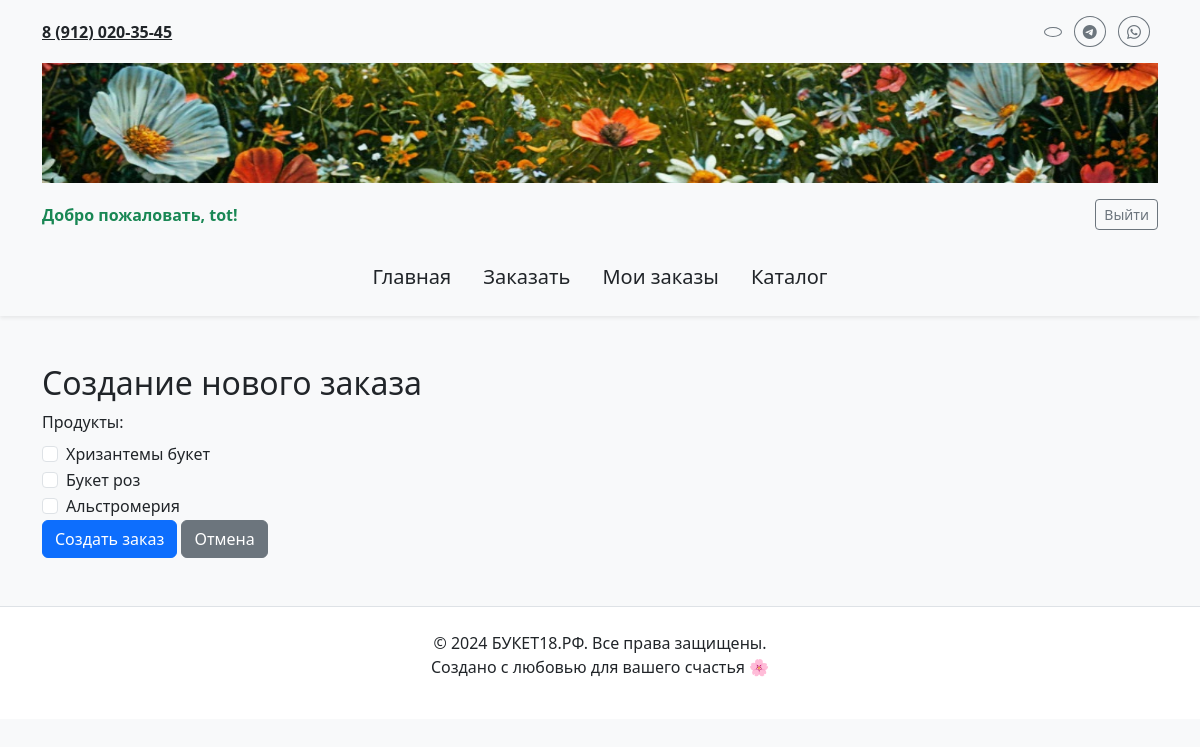
Page /create_order/ (signed in) on the committed database.
### main/models.py (models this page shows, shortened)
class CustomUser(AbstractUser):
    phone_number = models.CharField(max_length=15, blank=True, null=True)
    class Meta:
        verbose_name = "Пользователь"
        verbose_name_plural = "Пользователи"

class Product(models.Model):
    name = models.CharField(max_length=255)
    price = models.DecimalField(max_digits=10, decimal_places=2)
    image = models.ImageField(upload_to='products/', null=True, blank=True)
    class Meta:
        verbose_name = "Продукт"
        verbose_name_plural = "Продукты"

### main/views.py (the view)
# urls.py: path('create_order/', views.create_order, name='create_order'),
def create_order(request):
    if not request.user.is_authenticated:
        return HttpResponseForbidden("Вы должны быть авторизованы для создания заказа.")
    user = request.user
    customer, created = Customer.objects.get_or_create(
        email=user.email,
        defaults={'name': user.username, 'phone': user.phone_number}
    )
    order = None
    if 'order_id' in request.GET:
        order = get_object_or_404(Order, id=request.GET['order_id'])
    if request.method == 'POST':
        print("POST Data:", request.POST)  # Отладка
        form = OrderForm(request.POST, instance=order)
        if form.is_valid():
            order = form.save(commit=False)
            order.user = user
            order.customer = customer
            if not order.id:
                order.status = 'PENDING'  # Исправляем на верхний регистр
            order.save()
            selected_products = request.POST.getlist('products')  # Получаем список ID
            order.products.set(selected_products)  # Привязываем продукты к заказу
            print("Selected Products:", selected_products)  # Отладка
            return redirect('order_list')
        else:
            print("Form Errors:", form.errors)  # Отладка ошибок
    else:
        form = OrderForm(instance=order)
    products_with_images = Product.objects.all()
    selected_products = order.products.values_list('id', flat=True) if order else []
    return render(request, 'main/create_order.html', {
        'form': form,
        'products_with_images': products_with_images,
        'selected_products': selected_products,
    })

### main/forms.py
class OrderForm(forms.ModelForm):
    class Meta:
        model = Order
        fields = ['status', 'products']
        widgets = {
            'products': forms.CheckboxSelectMultiple(),
        }
        labels = {
            'products': 'Продукты',
            'status': 'Статус заказа',
        }
    def __init__(self, *args, **kwargs):
        super().__init__(*args, **kwargs)
        if not self.instance.pk:  # Если создаем новый заказ
            self.fields['status'].initial = 'PENDING'  # Исправляем регистр

### main/templates/main/create_order.html (shortened to what this page needs)
{% extends 'main/layoute.html' %}
{% block content %}
<h2>
    {% if form.instance.id %}
        Редактирование заказа #{{ form.instance.id }}
    {% else %}
        Создание нового заказа
    {% endif %}
</h2>
<form method="post">
    <div class="order-container">
        <div class="product-list">
            <label for="products" class="form-label">Продукты:</label>
            {% for product in products_with_images %}
                <div class="form-check">
                    <input type="checkbox" id="product_{{ product.id }}" name="products" value="{{ product.id }}"
                           class="form-check-input"
                           onchange="togglePreview(this, '{{ product.image.url }}')">
                    <label class="form-check-label" for="product_{{ product.id }}">
                        {{ product.name }}
                    </label>
                </div>
            {% endfor %}
        </div>
    </div>
    <button type="submit" class="btn btn-primary">
        {% if form.instance.id %}Сохранить{% else %}Создать заказ{% endif %}
    </button>
    <a href="{% url 'order_list' %}" class="btn btn-secondary">Отмена</a>
</form>
{% endblock %}

### main/templates/main/header.html (shortened to what this page needs)
{% load static %}
<header class="header bg-light py-3 shadow-sm">
  <div class="container">
    <div class="d-flex justify-content-between align-items-center mb-3">
      <div class="contacts">
        <a href="tel:89120203545" class="phone text-dark fw-bold">8 (912) 020-35-45</a>
      </div>
      <div class="social-icons">
        <a href="https://vk.com" target="_blank" class="btn btn-outline-secondary btn-sm rounded-circle me-2">
        </a>
        <a href="https://telegram.org" target="_blank" class="btn btn-outline-secondary btn-sm rounded-circle me-2">
          <i class="bi bi-telegram"></i>
        </a>
        <a href="https://wa.me" target="_blank" class="btn btn-outline-secondary btn-sm rounded-circle me-2">
          <i class="bi bi-whatsapp"></i>
        </a>
      </div>
    </div>
    <div class="text-center logo mb-3">
      <a href="{% url 'index' %}">
        <img src="{% static 'main/images/logo.png' %}" alt="Логотип сайта БУКЕТ18.РФ" class="img-fluid w-100">
      </a>
    </div>
    <div class="user-auth d-flex justify-content-between align-items-center mb-3">
      <div>
        {% if user.is_authenticated %}
          <span class="text-success fw-bold">Добро пожаловать, {{ user.username }}!</span>
        {% else %}
          <span class="text-muted">Вы не вошли в систему</span>
        {% endif %}
      </div>
     <div>
    {% if user.is_authenticated %}
        <form method="post" action="{% url 'logout' %}" style="display:inline;">
            <button type="submit" class="btn btn-outline-secondary btn-sm">Выйти</button>
        </form>
    {% else %}
        <a href="{% url 'login' %}" class="btn btn-secondary btn-sm">Войти</a>
        <a href="{% url 'register' %}" class="btn btn-outline-secondary btn-sm ms-2">Регистрация</a>
    {% endif %}
</div>
    </div>
    <nav class="navigation mt-4">
  <ul class="nav justify-content-center">
    <li class="nav-item">
      <a href="{% url 'index' %}" class="nav-link text-dark fs-5">Главная</a>
    </li>
    <li class="nav-item">
      <a href="{% url 'create_order' %}" class="nav-link text-dark fs-5">Заказать</a>
    </li>
    <li class="nav-item">
      <a href="{% url 'order_list' %}" class="nav-link text-dark fs-5">Мои заказы</a>
    </li>
    <li class="nav-item">
      <a href="{% url 'product_list' %}" class="nav-link text-dark fs-5">Каталог</a>
    </li>
  </ul>
</nav>
  </div>
</header>

### main/static/main/css/main.css (style rules this page uses)
.header .logo img { max-height: 120px; width: 100%; transition: transform 0.3s ease; }
.header .contacts .phone { font-size: 1rem; font-weight: bold; }
.navigation .nav-link { font-size: 1.2rem; color: #333; }

### main/templates/main/create_order.html (style rules this page uses)
.order-container { display: flex; gap: 20px; align-items: flex-start; max-width: 800px; }
.product-list { flex: 1; }

### rows in the picture
CustomUser: username "tot"
Product: name "Хризантемы букет"
Product: name "Букет роз"
Product: name "Альстромерия"
